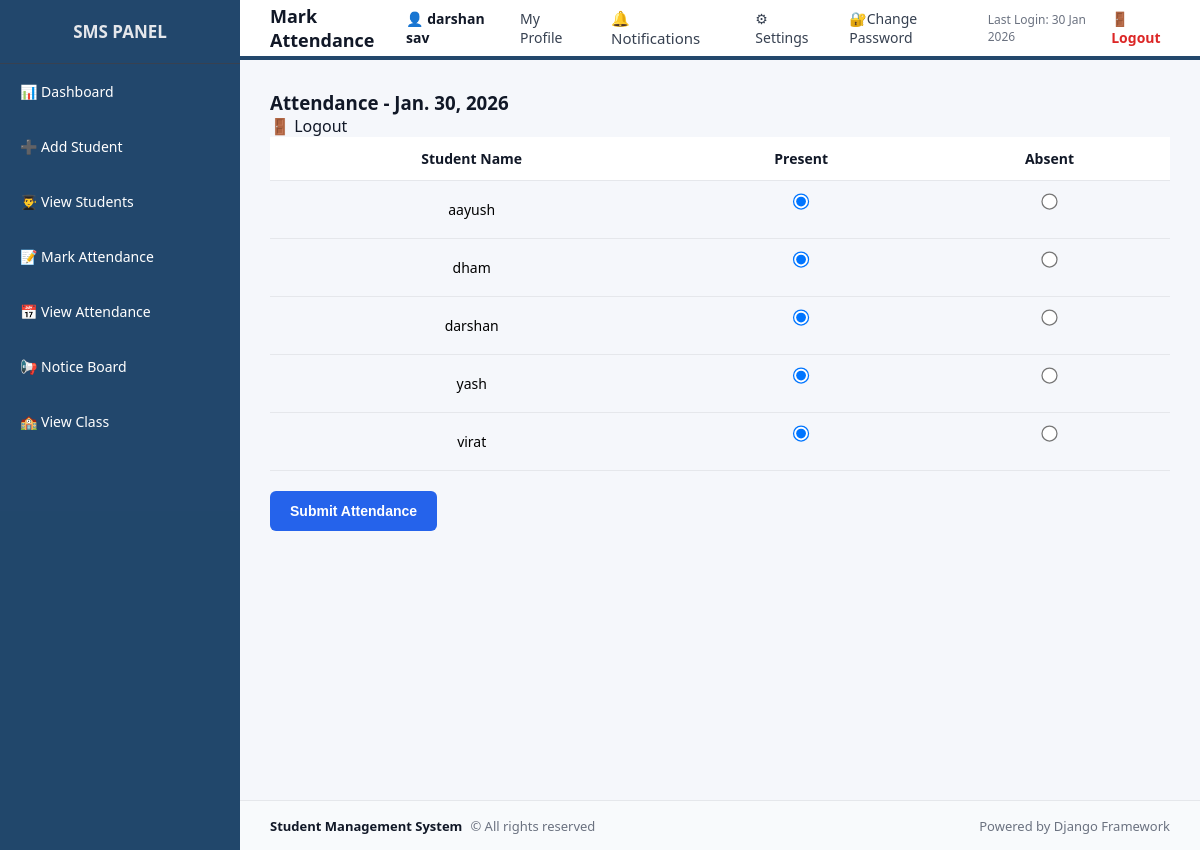
Screenshot of /mark_attendance/ (signed in) with the database file from the repository.
### school/models.py (models this page shows, shortened)
class Student(models.Model):
    user = models.OneToOneField(User, on_delete=models.CASCADE)
    roll_number = models.IntegerField(unique=True)
    classroom = models.ForeignKey(
        ClassRoom,
        on_delete=models.SET_NULL,
        null=True,
        blank=True,
        related_name="students"
    )
    gender = models.CharField(
        max_length=10,
        choices=[('Male', 'Male'), ('Female', 'Female')]
    )
    profile_image = models.ImageField(
        upload_to = 'student_profiles/',
        default='student_profiles.default.png',
        blank = True,
        null = True
    )
    date_of_birth = models.DateField()
    address = models.TextField()

### school/decorators.py (the view)
    def wrapper(request, *args, **kwargs):
        if is_teacher(request.user):
            return view_func(request, *args, **kwargs)
        return HttpResponseForbidden("Access Denied")

### school/context_processors.py (called while the page is built)
def notification_count(request):
    if request.user.is_authenticated:
        count = Notification.objects.filter(
            user = request.user,
            is_read = False
        ).count()
    else:
        count = 0
    return {'notification_count': count}

def user_roles(request):
    user = request.user
    return {
        'is_admin': user.is_authenticated and (
            user.is_superuser or user.groups.filter(name='Admin').exists()
        ),
        'is_teacher': user.is_authenticated and user.groups.filter(name='Teacher').exists(),
        'is_student': user.is_authenticated and user.groups.filter(name='Student').exists(),
    }

### school/utils.py (called while the page is built)
def is_teacher(user):
    return user.groups.filter(name='Teacher').exists()

### school/views.py (called while the page is built, shortened)
@login_required
@teacher_only
def mark_attendance(request):
    students = Student.objects.select_related('user').all()
    today = date.today()
    return render(request, "school/mark_attendance.html", {
        "students": students,
        "today": today
    })

### templates/school/mark_attendance.html (shortened to what this page needs)
{% extends "school/base.html" %}
{% block page_title %}Mark Attendance{% endblock %}
{% block content %}
<div class"card attendance-card">
    <h3>Attendance - {{ today }}</h3>
    <form method="POST">
        <table class="table attendance-table">
            <thead>
                <tr>
                    <th>Student Name</th>
                    <th>Present</th>
                    <th>Absent</th>
                </tr>
            </thead>
            <tbody>
                {% for student in students %}
                <tr>
                    <td>{{ student.user.username }}</td>
                    <td><input type="radio" name={{ student.id }} value ="Present" checked required></td>
                    <td><input type="radio" name={{ student.id }} value ="Absent" required></td>
                </tr>
                {% endfor %}
                    <a href="{% url 'logout' %}">🚪 Logout</a>
            </tbody>
        </table>
        <button type="submit" class="btn attendance-submit">Submit Attendance</button>
    </form>
</div>
{% endblock %}

### templates/school/base.html (shortened to what this page needs)
<!DOCTYPE html>
<html lang="en">
<head>
    {% load static %}
    <link rel="stylesheet" href="{% static 'school/css/main.css' %}">
</head>
<body class="{% if request.session.dark_mode %}dark-theme{% endif %}">
<div class="layout">
    <div class="sidebar">
        <h2>SMS PANEL</h2>
        {% if is_admin %}
            <a href="{% url 'dashboard' %}">📊 Dashboard</a>
            <a href="{% url 'add_student' %}">➕ Add Student</a>
            <a href="{% url 'view_students' %}">👨‍🎓 View Students</a>
            <a href="{% url 'add_teacher' %}">➕ Add Teacher</a>
            <a href="{% url 'view_teachers' %}">👨‍🏫 View Teachers</a>
            <a href="{% url 'mark_attendance' %}">📝 Mark Attendance</a>
            <a href="{% url 'view_attendance' %}">📅 View Attendance</a>
            <a href="{% url 'notice_list' %}">📢 Notice Board</a>
            <a href="{% url 'add_classroom' %}">➕ Add Class Room</a>
            <a href="{% url 'view_classroom' %}">🏫 View Class</a>
        {% elif is_teacher %}
            <a href="{% url 'dashboard' %}">📊 Dashboard</a>
            <a href="{% url 'add_student' %}">➕ Add Student</a>
            <a href="{% url 'view_students' %}">👨‍🎓 View Students</a>
            <a href="{% url 'mark_attendance' %}">📝 Mark Attendance</a>
            <a href="{% url 'view_attendance' %}">📅 View Attendance</a>
            <a href="{% url 'notice_list' %}">📢 Notice Board</a>
            <a href="{% url 'view_classroom' %}">🏫 View Class</a>
        {% elif is_student %}
            <a href="{% url 'dashboard' %}">📊 Dashboard</a>
            <a href="{% url 'view_attendance' %}">📅 View Attendance</a>
            <a href="{% url 'notice_list' %}">📢 Notice Board</a>
            <a href="{% url 'view_classroom' %}">🏫 View Class</a>
        {% endif %}
    </div>
    <div class="main">
        <div class="topbar">
            <h3>{% block page_title %}Dashboard{% endblock %}</h3>
            <div class="user-menu">
                <span class="user-name">
                    👤 {{ request.user.username }}
                </span>
                <a href="{% url 'my_profile' %}" class="user-menu-link">My Profile</a>
                <a href="{% url 'notifications' %}" class="user-menu-link nav-icon">
                    🔔 Notifications
                </a>
                <a href="{% url 'settings' %}" class="user-menu-link">⚙ Settings</a>
                <a href="{% url 'change_password' %}" class="user-menu-link">🔐Change Password</a>
                <span class="last-login">
                    Last Login: {{ request.user.last_login|date:"d M Y" }}
                </span>
                <a href="{% url 'logout' %}" class="logout-link">🚪 Logout</a>
            </div>
        </div>
        <div class="content">
            {% block content %}{% endblock %}
        </div>
    </div>
</div>
<footer class="footer">
    <div class="footer-left">
        <strong>Student Management System</strong>
        <span>© {{ now|date:"Y" }} All rights reserved</span>
    </div>
    <div class="footer-right">
        <span>Powered by Django Framework</span>
    </div>
</footer>
</body>
</html>

### static/school/css/main.css (style rules this page uses)
* { margin: 0; padding: 0; box-sizing: border-box; }
html, body { max-height: 100%; font-family: "Segoe UI", Roboto, Arial, sans-serif; background-color: var(--bg-main); color: var(--text-primary); }
a { text-decoration: none; color: inherit; }
.layout { display: flex; min-height: 100vh; }
.sidebar { width: 240px; background-color: var(--bg-sidebar); color: #e5e7eb; position: fixed; top: 0; left: 0; height: 100%; }
.sidebar h2 { text-align: center; padding: 20px 10px; font-size: 17px; font-weight: 600; border-bottom: 1px solid #374151; }
.sidebar a { display: block; padding: 18px 20px; font-size: 14px; color: white; transition: background 0.2s ease, color 0.2s ease; }
.main { margin-left: 240px; width: calc(100% - 240px); }
.topbar { height: 60px; background-color: var(--bg-topbar); padding: 0 30px; display: flex; align-items: center; justify-content: space-between; border-bottom: 4px solid var(--border-color); border-color: #002c55dc; }
.topbar h3 { font-size: 18px; font-weight: 600; color: var(--text-primary); }
.nav-icon { position: relative; font-size: 15px; margin-right: 15px; }
.user-menu { display: flex; align-items: center; gap: 16px; font-size: 14px; }
.user-name { font-weight: 600; color: var(--text-primary); }
.user-menu-link { color: var(--text-secondary); font-weight: 500; text-decoration: none; padding: 6px 10px; border-radius: 6px; transition: background-color 0.2s ease; }
.last-login { font-size: 12px; color: var(--text-muted); }
.logout-link { color: var(--danger); font-weight: 600; }
.content { padding: 30px; min-height: calc(100vh - 60px); }
input, select, textarea { width: 100%; padding: 10px 12px; border-radius: 6px; border: 1px solid #d1d5db; font-size: 14px; margin-bottom: 18px; outline: none; background-color: #ffffff; }
.btn, .login-btn { display: inline-block; padding: 11px 16px; background-color: #2563eb; color: #ffffff; font-size: 14px; font-weight: 600; border-radius: 6px; border: none; cursor: pointer; transition: background-color 0.25s ease; }
.table { width: 100%; border-collapse: collapse; font-size: 14px; }
.table thead { background-color: #f8fafc; }
.table th { padding: 12px 14px; text-align: left; font-weight: 600; color: var(--text-primary); background: var(--bg-card); border-bottom: 1px solid #e5e7eb; white-space: nowrap; }
.table td { padding: 12px 14px; color: black; border-bottom: 1px solid #e5e7eb; }
.attendance-table { width: 100%; border-collapse: collapse; }
.attendance-table thead th { background-color: var(--bg-card); font-weight: 600; color: var(--text-primary); text-align: center; }
.attendance-table td:first-child { text-align: center; font-weight: 500; }
.attendance-table td { text-align: center; vertical-align: middle; }
.attendance-table input[type="radio"] { transform: scale(1.25); cursor: pointer; }
.attendance-submit { margin-top: 20px; padding: 12px 20px; }
:root { --bg-main: #f5f7fb; --bg-card: #ffffff; --bg-sidebar: #002c55dc; --bg-topbar: #ffffff; --text-primary: #111827; --text-secondary: #374151; --text-muted: #6b7280; --border-color: #e5e7eb; --accent: #2563eb; --danger: #dc2626; --bg-footer: #f8fafc; --border-color: #e5e7eb; --text-primary: #111827; --text-secondary: #374151; --text-muted: #6b7280; }
.footer { margin-left: 240px; height: 50px; padding: 0 30px; background:var(--bg-footer); border-top: 1px solid var(--border-color); display: flex; align-items: center; justify-content: space-between; font-size: 13px; color: var(--text-muted); }
.footer-left { display: flex; gap: 8px; align-items: center; }
.footer-left strong { color: var(--text-primary); font-weight: 600; }
.footer-right { display: flex; gap: 6px; align-items: center; }

### rows the page displays
Student: user.username "aayush"
Student: user.username "dham"
Student: user.username "darshan"
Student: user.username "yash"
Student: user.username "virat"

### other values shown
{{ request.user.username }} "darshan sav"
{{ request.user.last_login|date:"d M Y" }} "30 Jan 2026"
